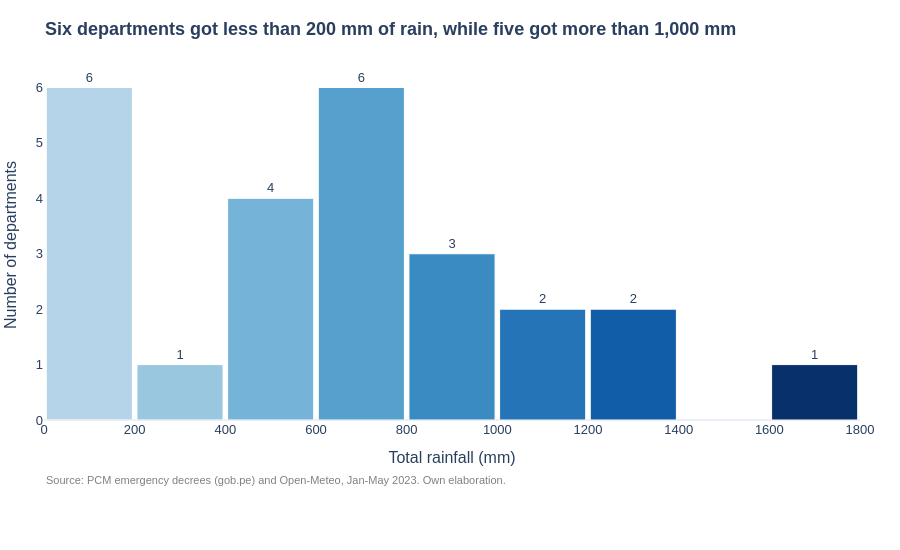

The notebook cell this image was saved under:
### Markdown cell above
## 5. Distribution of rainfall across departments (histogram)

In order to describe how rainfall was distributed across the country, a histogram was used, which groups departments into ranges of total rainfall and counts how many fall within each range. Unlike the previous charts, this one does not compare departments individually, but rather shows the overall shape of the distribution.

As the chart shows, rainfall during the 2023 season was highly unequal. On the one hand, six departments, most of them on the arid coast such as Tacna, Lima and Ica, recorded less than 200 mm. On the other hand, five departments, mainly in the Amazon such as Loreto, Ucayali and Madre de Dios, exceeded 1,000 mm. This contrast is relevant to our question, given that the coastal departments received many declarations despite their low rainfall.

### Code cell
# One color per rainfall range: light blue = little rain, dark blue = a lot
cortes = list(range(0, 2000, 200))
etiquetas = [f"{c}-{c + 200}" for c in cortes[:-1]]
tabla["rango"] = pd.cut(tabla["lluvia_total_mm"], bins=cortes, labels=etiquetas).astype(str)
colores = px.colors.sample_colorscale("Blues", [0.3 + 0.7 * i / 8 for i in range(9)])

fig = px.histogram(tabla, x="lluvia_total_mm", color="rango", text_auto=True,
                   category_orders={"rango": etiquetas},
                   color_discrete_sequence=colores,
                   labels={"lluvia_total_mm": "Total rainfall (mm)"},
                   title="<b>Six departments got less than 200 mm of rain, while five got more than 1,000 mm</b>",
                   height=550)
fig.update_traces(xbins=dict(start=0, end=1800, size=200),
                  marker_line=dict(width=1, color="white"),
                  textposition="outside", cliponaxis=False)
fig.update_layout(
    showlegend=False,
    yaxis_title="Number of departments",
    template="plotly_white",
    font=dict(family="Arial", size=13),
    title_font_size=18,
    bargap=0.05,
    margin=dict(l=10, r=40, t=70, b=130),
    xaxis=dict(dtick=200),
    yaxis=dict(showgrid=False),
    annotations=[dict(
        text=fuente, showarrow=False, xref="paper", yref="paper",
        x=0, y=-0.15, yanchor="top", font=dict(size=11, color="gray"),
    )],
)
fig.show()

### Figure 1 — Plotly figure (JSON) as saved in the notebook; plotly's stock layout.template omitted (floating-point values rounded to 4 significant figures)
{"data": [{"bingroup": "x", "cliponaxis": false, "hovertemplate": "rango=0-200<br>Total rainfall (mm)=%{x}<br>count=%{y}<extra></extra>", "legendgroup": "0-200", "marker": {"color": "rgb(182, 212, 233)", "line": {"color": "white", "width": 1}, "pattern": {"shape": ""}}, "name": "0-200", "orientation": "v", "showlegend": true, "textposition": "outside", "texttemplate": "%{value}", "type": "histogram", "x": [55.5, 113.6, 177.2, 55.5, 83.9, 28.2], "xaxis": "x", "xbins": {"end": 1800, "size": 200, "start": 0}, "yaxis": "y"}, {"bingroup": "x", "cliponaxis": false, "hovertemplate": "rango=200-400<br>Total rainfall (mm)=%{x}<br>count=%{y}<extra></extra>", "legendgroup": "200-400", "marker": {"color": "rgb(153, 199, 224)", "line": {"color": "white", "width": 1}, "pattern": {"shape": ""}}, "name": "200-400", "orientation": "v", "showlegend": true, "textposition": "outside", "texttemplate": "%{value}", "type": "histogram", "x": [362.0], "xaxis": "x", "xbins": {"end": 1800, "size": 200, "start": 0}, "yaxis": "y"}, {"bingroup": "x", "cliponaxis": false, "hovertemplate": "rango=400-600<br>Total rainfall (mm)=%{x}<br>count=%{y}<extra></extra>", "legendgroup": "400-600", "marker": {"color": "rgb(117, 180, 216)", "line": {"color": "white", "width": 1}, "pattern": {"shape": ""}}, "name": "400-600", "orientation": "v", "showlegend": true, "textposition": "outside", "texttemplate": "%{value}", "type": "histogram", "x": [414.6, 498.4, 524.3, 445.8], "xaxis": "x", "xbins": {"end": 1800, "size": 200, "start": 0}, "yaxis": "y"}, {"bingroup": "x", "cliponaxis": false, "hovertemplate": "rango=600-800<br>Total rainfall (mm)=%{x}<br>count=%{y}<extra></extra>", "legendgroup": "600-800", "marker": {"color": "rgb(86, 160, 206)", "line": {"color": "white", "width": 1}, "pattern": {"shape": ""}}, "name": "600-800", "orientation": "v", "showlegend": true, "textposition": "outside", "texttemplate": "%{value}", "type": "histogram", "x": [726.2, 796.6, 714.0, 750.4, 719.4, 660.4], "xaxis": "x", "xbins": {"end": 1800, "size": 200, "start": 0}, "yaxis": "y"}, {"bingroup": "x", "cliponaxis": false, "hovertemplate": "rango=800-1000<br>Total rainfall (mm)=%{x}<br>count=%{y}<extra></extra>", "legendgroup": "800-1000", "marker": {"color": "rgb(59, 139, 195)", "line": {"color": "white", "width": 1}, "pattern": {"shape": ""}}, "name": "800-1000", "orientation": "v", "showlegend": true, "textposition": "outside", "texttemplate": "%{value}", "type": "histogram", "x": [817.8, 850.8, 931.4], "xaxis": "x", "xbins": {"end": 1800, "size": 200, "start": 0}, "yaxis": "y"}, {"bingroup": "x", "cliponaxis": false, "hovertemplate": "rango=1000-1200<br>Total rainfall (mm)=%{x}<br>count=%{y}<extra></extra>", "legendgroup": "1000-1200", "marker": {"color": "rgb(36, 116, 183)", "line": {"color": "white", "width": 1}, "pattern": {"shape": ""}}, "name": "1000-1200", "orientation": "v", "showlegend": true, "textposition": "outside", "texttemplate": "%{value}", "type": "histogram", "x": [1146.0, 1050.0], "xaxis": "x", "xbins": {"end": 1800, "size": 200, "start": 0}, "yaxis": "y"}, {"bingroup": "x", "cliponaxis": false, "hovertemplate": "rango=1200-1400<br>Total rainfall (mm)=%{x}<br>count=%{y}<extra></extra>", "legendgroup": "1200-1400", "marker": {"color": "rgb(18, 94, 166)", "line": {"color": "white", "width": 1}, "pattern": {"shape": ""}}, "name": "1200-1400", "orientation": "v", "showlegend": true, "textposition": "outside", "texttemplate": "%{value}", "type": "histogram", "x": [1248.0, 1316.0], "xaxis": "x", "xbins": {"end": 1800, "size": 200, "start": 0}, "yaxis": "y"}, {"bingroup": "x", "cliponaxis": false, "hovertemplate": "rango=1600-1800<br>Total rainfall (mm)=%{x}<br>count=%{y}<extra></extra>", "legendgroup": "1600-1800", "marker": {"color": "rgb(8, 48, 107)", "line": {"color": "white", "width": 1}, "pattern": {"shape": ""}}, "name": "1600-1800", "orientation": "v", "showlegend": true, "textposition": "outside", "texttemplate": "%{value}", "type": "histogram", "x": [1605.0], "xaxis": "x", "xbins": {"end": 1800, "size": 200, "start": 0}, "yaxis": "y"}], "layout": {"annotations": [{"font": {"color": "gray", "size": 11}, "showarrow": false, "text": "Source: PCM emergency decrees (gob.pe) and Open-Meteo, Jan-May 2023. Own elaboration.", "x": 0, "xref": "paper", "y": -0.15, "yanchor": "top", "yref": "paper"}], "bargap": 0.05, "barmode": "relative", "font": {"family": "Arial", "size": 13}, "height": 550, "legend": {"title": {"text": "rango"}, "tracegroupgap": 0}, "margin": {"b": 130, "l": 10, "r": 40, "t": 70}, "showlegend": false, "title": {"font": {"size": 18}, "text": "<b>Six departments got less than 200 mm of rain, while five got more than 1,000 mm</b>"}, "xaxis": {"anchor": "y", "domain": [0, 1], "dtick": 200, "title": {"text": "Total rainfall (mm)"}}, "yaxis": {"anchor": "x", "domain": [0, 1], "showgrid": false, "title": {"text": "Number of departments"}}}}
